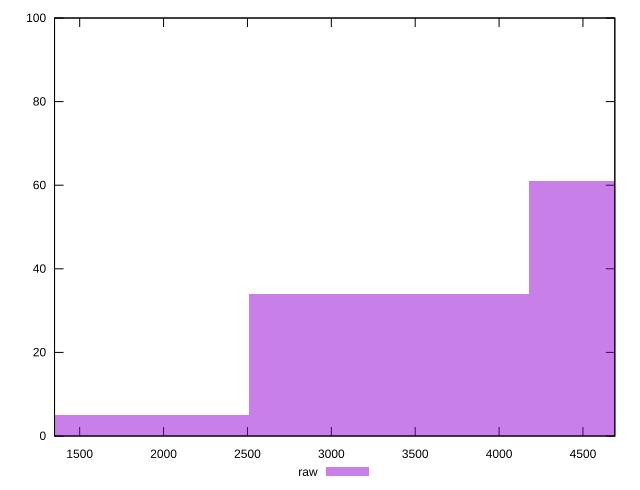

Write gnuplot code to recreate this figure.
reset

$raw <<EOF
3342.4530784718286 34
1671.2265392359143 5
5013.679617707743 61
EOF

set key outside below
set boxwidth 1671.2265392359143
set xrange [1350:4690]
set yrange [0:100]
set trange [0:100]
set style fill transparent solid 0.5 noborder
set terminal svg size 640, 490 enhanced background rgb 'white'
set output "reports/report_00028_2021-02-24T12-49-42.674Z/unused-javascript/samples/music/raw/histogram.svg"

plot $raw title "raw" with boxes

reset
